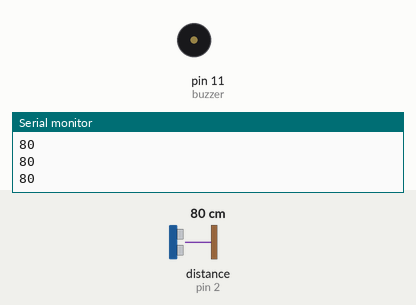
Simulated run of this sketch. Board: Arduino Uno, built with avr-gcc and run on an emulated ATmega328P. Parts: buzzer (waves = sounding), the last lines printed to the serial monitor. Inputs (shaded band) come from the test bench; at power-on: distance to the obstacle (sensor on pin 2) 80 cm. The echo pulse lasts 58.3 µs per cm.

Above: at 1.2 s.
1.3 s: distance to the obstacle (sensor on pin 2) set to 43 cm
2.8 s: distance to the obstacle (sensor on pin 2) set to 36 cm
At 2.93 s:
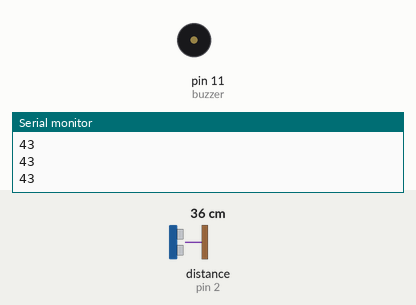
5.8 s: distance to the obstacle (sensor on pin 2) set to 12 cm
8.8 s: distance to the obstacle (sensor on pin 2) set to 9 cm
At 10.2 s:
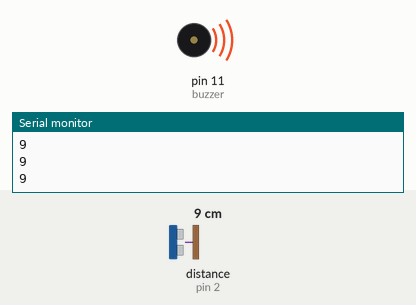
Timing chart, 0 to 11.3 s (numbered marks = the images above; inputs shaded):
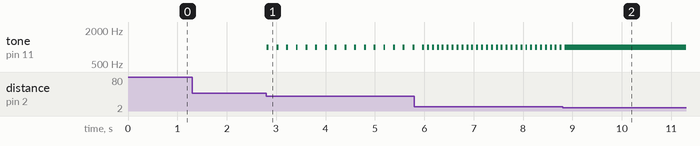

The sketch:

sketch_mar26a.ino
```cpp
#include <Ultrasonic.h>
Ultrasonic ultrasonic(3,2);// 6 trig , 5 echo

const int buzzer = 11; // pin buzzer

void setup(){
 pinMode(buzzer,OUTPUT);
  Serial.begin(9600);
}

void loop(){
 int dist = ultrasonic.distanceRead();
 if (dist>40){
 noTone(buzzer);}
if (dist < 41 && dist>10) {
  tone(buzzer,1000);
     delay(40);
   noTone(buzzer);
     delay(dist*4);
   }
   if(dist<11){
    tone(buzzer,1000);
   }
   delay(10);
 Serial.println(dist);
}
```

Measured:
- the behaviour switches between 41 and 40 cm on distance to the obstacle (sensor on pin 2) (found by bisection; images 0 and 1)
- the behaviour switches between 11 and 10 cm on distance to the obstacle (sensor on pin 2) (found by bisection; images 1 and 2)
- after the input at 2.8 s, tone on pin 11 (buzzer): alternates 1000 Hz for 0.04 s and silent for 0.16 s, starting at once
- after the input at 8.8 s, tone on pin 11 (buzzer): goes on until 8.8 s, then stays 1000 Hz
